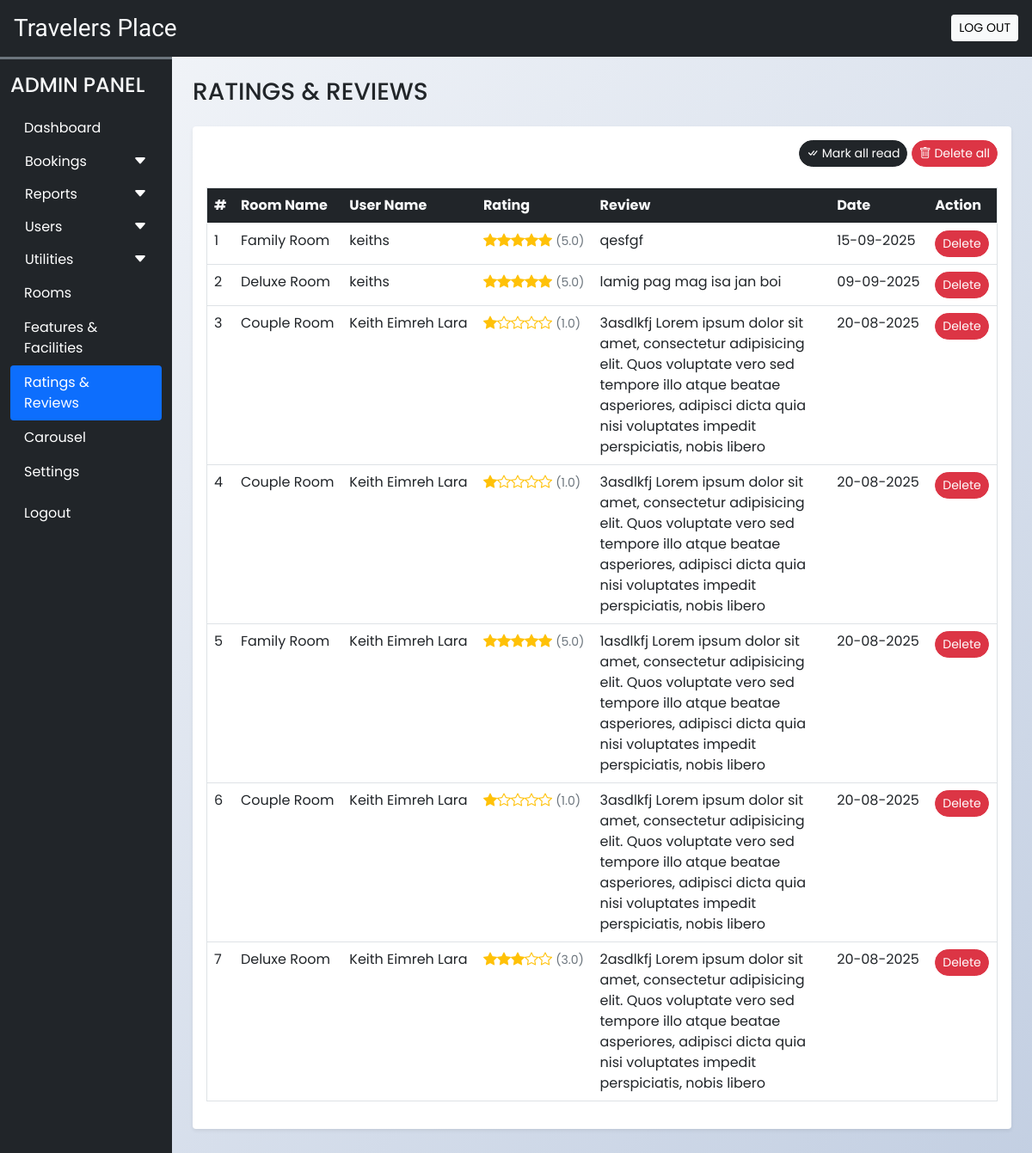
Before: /admin/rate_review.php (signed in) with the older database file.
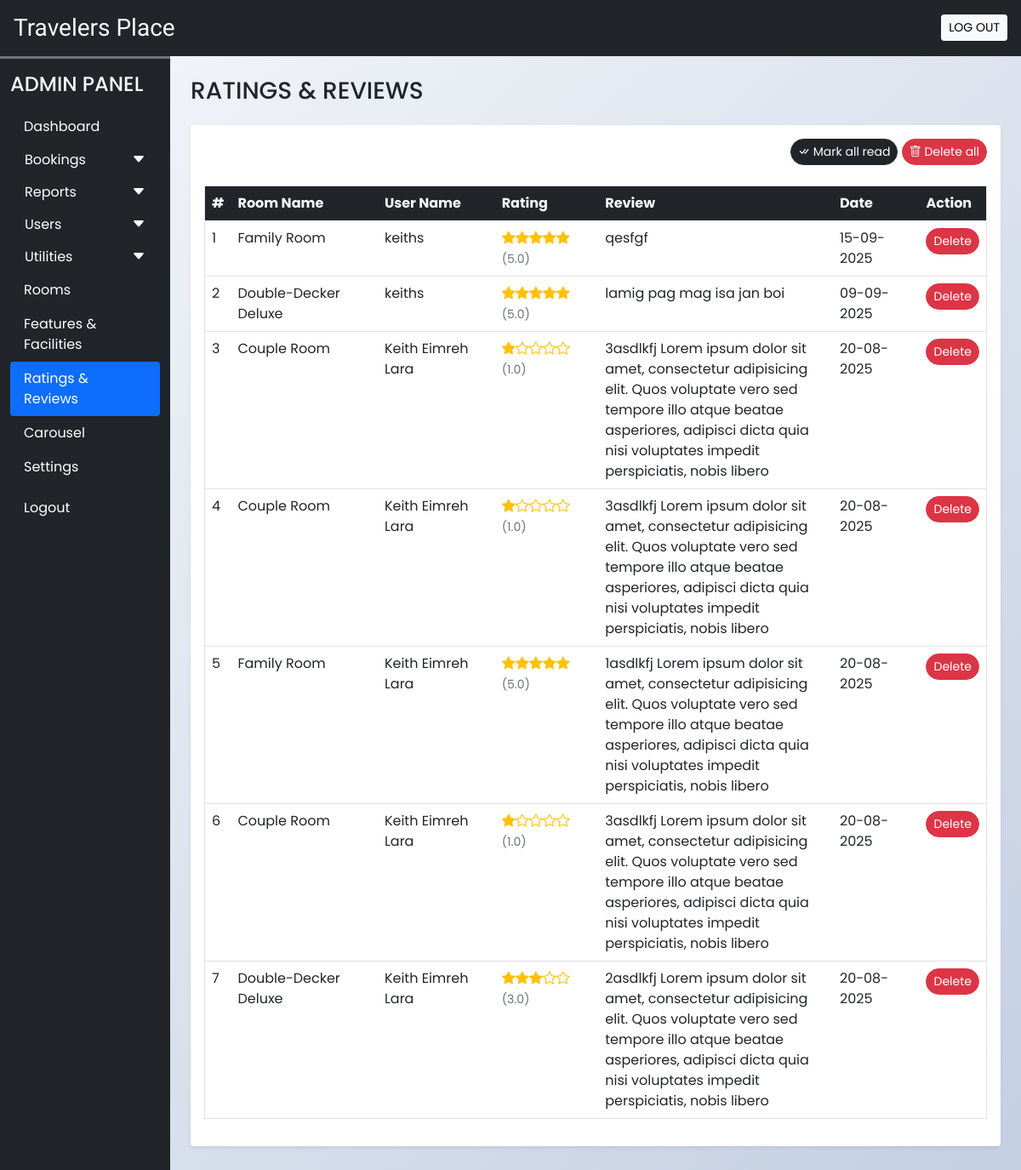
After: the same page with the newer database file.
### tables this page shows
CREATE TABLE `rating_review` (
  `sr_no` int(11) NOT NULL AUTO_INCREMENT,
  `booking_id` int(11) NOT NULL,
  `room_id` int(11) NOT NULL,
  `user_id` int(11) NOT NULL,
  `rating` int(11) NOT NULL,
  `review` varchar(200) NOT NULL,
  `seen` int(11) NOT NULL DEFAULT 0,
  `datentime` datetime NOT NULL DEFAULT current_timestamp(),
  PRIMARY KEY (`sr_no`),
  KEY `booking_id` (`booking_id`),
  KEY `room_id` (`room_id`),
  KEY `user_id` (`user_id`),
  CONSTRAINT `rating_review_ibfk_1` FOREIGN KEY (`booking_id`) REFERENCES `booking_order` (`booking_id`),
  CONSTRAINT `rating_review_ibfk_2` FOREIGN KEY (`room_id`) REFERENCES `rooms` (`id`),
  CONSTRAINT `rating_review_ibfk_3` FOREIGN KEY (`user_id`) REFERENCES `user_cred` (`id`)
);

CREATE TABLE `rooms` (
  `id` int(11) NOT NULL AUTO_INCREMENT,
  `name` varchar(150) NOT NULL,
  `area` int(11) NOT NULL,
  `price` int(11) NOT NULL,
  `quantity` int(11) NOT NULL,
  `adult` int(11) NOT NULL,
  `children` int(11) NOT NULL,
  `description` varchar(350) NOT NULL,
  `status` tinyint(4) NOT NULL DEFAULT 1,
  `removed` int(11) NOT NULL DEFAULT 0,
  `archived_at` datetime DEFAULT NULL,
  `is_archived` tinyint(1) NOT NULL DEFAULT 0,
  PRIMARY KEY (`id`)
);

CREATE TABLE `user_cred` (
  `id` int(11) NOT NULL AUTO_INCREMENT,
  `name` varchar(100) NOT NULL,
  `email` varchar(150) NOT NULL,
  `address` varchar(120) NOT NULL,
  `phonenum` varchar(100) NOT NULL,
  `pincode` int(11) NOT NULL,
  `dob` date NOT NULL,
  `profile` varchar(100) NOT NULL,
  `password` varchar(200) NOT NULL,
  `is_verified` int(11) NOT NULL DEFAULT 0,
  `token` varchar(200) DEFAULT NULL,
  `t_expire` date DEFAULT NULL,
  `status` int(11) NOT NULL DEFAULT 1,
  `datentime` datetime NOT NULL DEFAULT current_timestamp(),
  PRIMARY KEY (`id`)
);

### admin/rate_review.php (the view, shortened to what this page needs)
<?php
  function render_rating_stars($rating_raw){
    $rating = is_numeric($rating_raw) ? (float)$rating_raw : 0.0;
    $full = (int)floor($rating);
    $frac = $rating - $full;
    $half = ($frac >= 0.25 && $frac < 0.75) ? 1 : 0;
    $empty = max(0, 5 - $full - $half);
    $title = htmlspecialchars(number_format($rating, 1), ENT_QUOTES);
    $html = "<span class='text-warning' title='{$title}/5' aria-label='Rating {$title} out of 5'>";
    for($i=0;$i<$full;$i++){ $html .= "<i class='bi bi-star-fill'></i>"; }
    for($i=0;$i<$empty;$i++){ $html .= "<i class='bi bi-star'></i>"; }
    $html .= "</span> <span class='text-muted small'>({$title})</span>";
    return $html;
  }
?>
<!DOCTYPE html>
<html lang="en">
<head>
  <?php require('inc/links.php'); ?>
</head>
<body class="bg-light">
  <?php require('inc/header.php'); ?>
  <div class="container-fluid" id="main-content">
    <div class="row">
      <div class="col-lg-10 ms-auto p-4 overflow-hidden">
        <h3 class="mb-4">RATINGS & REVIEWS</h3>
        <div class="card border-0 shadow-sm mb-4">
          <div class="card-body">
            <div class="text-end mb-4">
              <a href="?seen=all" class="btn btn-dark rounded-pill shadow-none btn-sm">
                <i class="bi bi-check-all"></i> Mark all read
              </a>
              <a href="?del=all" class="btn btn-danger rounded-pill shadow-none btn-sm">
                <i class="bi bi-trash"></i> Delete all
              </a>
            </div>
            <div class="table-responsive-md">
              <table class="table table-hover border">
                <thead>
                  <tr class="bg-dark text-light">
                    <th scope="col">#</th>
                    <th scope="col">Room Name</th>
                    <th scope="col">User Name</th>
                    <th scope="col">Rating</th>
                    <th scope="col" width="30%">Review</th>
                    <th scope="col">Date</th>
                    <th scope="col">Action</th>
                  </tr>
                </thead>
                <tbody>
                  <?php
                    $q = "SELECT rr.*,uc.name AS uname, r.name AS rname FROM `rating_review` rr
                      INNER JOIN `user_cred` uc ON rr.user_id = uc.id
                      INNER JOIN `rooms` r ON rr.room_id = r.id
                      ORDER BY `sr_no` DESC";
                    $data = mysqli_query($con,$q);
                    $i=1;
                    while($row = mysqli_fetch_assoc($data))
                    {
                      $date = date('d-m-Y',strtotime($row['datentime']));
                      $rating_stars = render_rating_stars($row['rating'] ?? 0);
                      $seen='';
                      $seen.="<a href='?del=$row[sr_no]' class='btn btn-sm rounded-pill btn-danger'>Delete</a>";
                      echo<<<query
                        <tr>
                          <td>$i</td>
                          <td>$row[rname]</td>
                          <td>$row[uname]</td>
                          <td>$rating_stars</td>
                          <td>$row[review]</td>
                          <td>$date</td>
                          <td>$seen</td>
                        </tr>
                      query;
                      $i++;
                    }
                  ?>
                </tbody>
              </table>
            </div>
          </div>
        </div>
      </div>
    </div>
  </div>
</body>
</html>

Changed rows visible on the page:
changed through a linked row, rating_review "lamig pag mag isa jan boi": room.name "Deluxe Room" → "Double-Decker Deluxe"
changed through a linked row, rating_review (number 7 of 7 on the later page): room.name "Deluxe Room" → "Double-Decker Deluxe"
